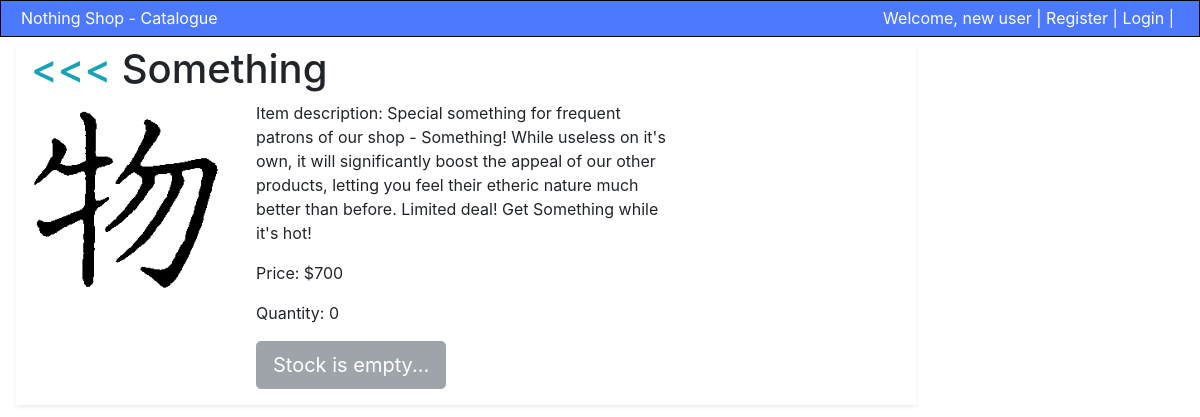
/shop_site/details/4/, run on the app's committed database.
### shop_site/models.py (models this page shows, shortened)
class Merch(models.Model):
    name = models.CharField(max_length=100)
    price = models.CharField(max_length=100)
    quantity = models.IntegerField(default=0)
    desc = models.TextField(default="No description.")
    image = models.CharField(default="shop_site/images/no_image.png", max_length=100)

### shop_site/views.py (the view)
# urls.py: path('details/<int:merch_id>/', views.detail, name='detail'),
def detail(request, merch_id):
    merch = get_object_or_404(Merch, pk=merch_id)
    return render(request, 'shop_site/detail.html', {'merch': merch})

### shop_site/templates/shop_site/detail.html (shortened to what this page needs)
{% extends "shop_site/base.html" %}
{% load static %}
{% block main-body %}
<div class="detail-card container w-75 mt-2 mx-3 shadow-sm">
	<div class="row">
		<div class="col-lg-9">
			<h1><a class="text-info" href="{% url 'index' %}" title="Back to list"><<<</a> {{ merch.name }}</h1>
			<div class="row">
				<div class="col-lg-4">
					<img src="{% static merch.image %}" class="img-fluid mh-100 mw-100 mx-auto d-block" alt="{{ merch.name }}"/>
				</div>
				<div class="col-lg-8">
					<p>Item description: {{ merch.desc }}</p>
					<p>Price: &#x24;{{ merch.price }}</p>
					<p>Quantity: {{ merch.quantity }}</p>
					{% if merch.quantity > 0 %}
					<form action="{% url 'cart' %}" method="post">
						{% csrf_token %}
						<input name="merchid" type="hidden" value="{{ merch.id }}"/>
						<input name="merchnum" type="number" value="1" min="1" max="{{ merch.quantity }}">
						<input name="buy" type="submit" value="Put in cart!" class="btn-info btn-lg active"></input>
					</form>
					{% else %}
						<p><a href="#" class="btn btn-secondary btn-lg disabled">Stock is empty...</a></p>
					{% endif %}
				</div>
			</div>
		</div>
	</div>
</div>
{% endblock %}

### data on the page
Merch: name "Something", image (picture), desc "Special something for frequent patrons of our shop - Something! While useless on it's own, it will significantly boost the appeal of our other products, letting you feel their etheric nature much better than before. Limited deal! Get Something while it's hot!", price "700", quantity "0"
